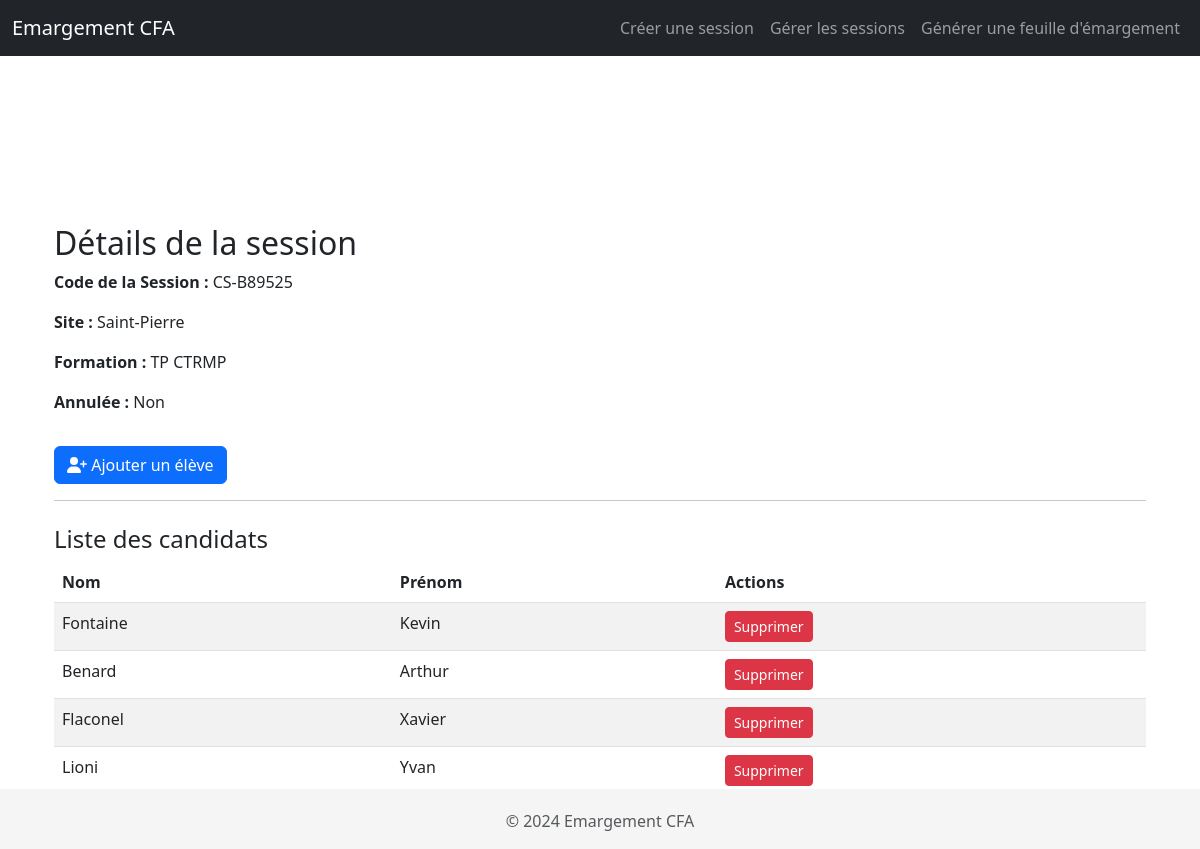
The page /session/2 on the database its author committed.
### app.py (models this page shows, shortened)
class Session(db.Model):
    __tablename__ = 'session'
    id = db.Column(db.Integer, primary_key=True)
    code_session = db.Column(db.String(50), nullable=False, unique=True, default=lambda: f"CS-{uuid.uuid4().hex[:6].upper()}")
    site = db.Column(db.String(100), nullable=False)
    formation = db.Column(db.String(200), nullable=False)
    annule = db.Column(db.Boolean, default=False)
    candidats = db.relationship('Candidate', back_populates='session', lazy=True, cascade="all, delete-orphan")
    periodes = db.relationship('Periode', back_populates='session', lazy=True, cascade="all, delete-orphan")

class Candidate(db.Model):
    __tablename__ = 'candidate'
    id = db.Column(db.Integer, primary_key=True)
    nom = db.Column(db.String(100), nullable=False)
    prenom = db.Column(db.String(100), nullable=False)
    session_id = db.Column(db.Integer, db.ForeignKey('session.id'), nullable=False)
    session = db.relationship('Session', back_populates='candidats')

### app.py (the view)
@app.route('/session/<int:session_id>', methods=['GET'])
def session_details(session_id):
    session_obj = Session.query.get_or_404(session_id)
    candidates = session_obj.candidats
    return render_template('session_details.html', session=session_obj, candidates=candidates)

### templates/session_details.html (shortened to what this page needs)
{% extends "base.html" %}
{% block content %}
<div class="container mt-4">
    <h2>Détails de la session</h2>
    <p><strong>Code de la Session :</strong> {{ session.code_session }}</p>
    <p><strong>Site :</strong> {{ session.site }}</p>
    <p><strong>Formation :</strong> {{ session.formation }}</p>
    <p><strong>Annulée :</strong> {{ 'Oui' if session.annule else 'Non' }}</p>
    <button class="btn btn-primary mt-3" type="button" data-bs-toggle="collapse" data-bs-target="#addCandidateForm" aria-expanded="false" aria-controls="addCandidateForm">
        <i class="fas fa-user-plus"></i> Ajouter un élève
    </button>
    <hr>
    <h4 class="mt-4">Liste des candidats</h4>
    {% if candidates %}
    <table class="table table-striped">
        <thead>
            <tr>
                <th>Nom</th>
                <th>Prénom</th>
                <th>Actions</th>
            </tr>
        </thead>
        <tbody>
            {% for candidat in candidates %}
            <tr>
                <td>{{ candidat.nom }}</td>
                <td>{{ candidat.prenom }}</td>
                <td>
                    <form action="{{ url_for('delete_candidate', candidate_id=candidat.id) }}" method="POST" style="display: inline;">
                        <button type="submit" class="btn btn-danger btn-sm" onclick="return confirm('Êtes-vous sûr de vouloir supprimer ce candidat ?');">Supprimer</button>
                    </form>
                </td>
            </tr>
            {% endfor %}
        </tbody>
    </table>
    {% else %}
    <p>Aucun candidat dans cette session.</p>
    {% endif %}
    <a href="{{ url_for('list_sessions') }}" class="btn btn-secondary">Retour aux sessions</a>
</div>
{% endblock %}

### templates/base.html (style rules this page uses)
body { padding-top: 200px; }

### rows shown on the page
Candidate: nom "Fontaine", prenom "Kevin"
Candidate: nom "Benard", prenom "Arthur"
Candidate: nom "Flaconel", prenom "Xavier"
Candidate: nom "Lioni", prenom "Yvan"

### other values the page prints
{{ session.code_session }} "CS-B89525"
{{ session.site }} "Saint-Pierre"
{{ session.formation }} "TP CTRMP"
{{ 'Oui' if session.annule else 'Non' }} "Non"
